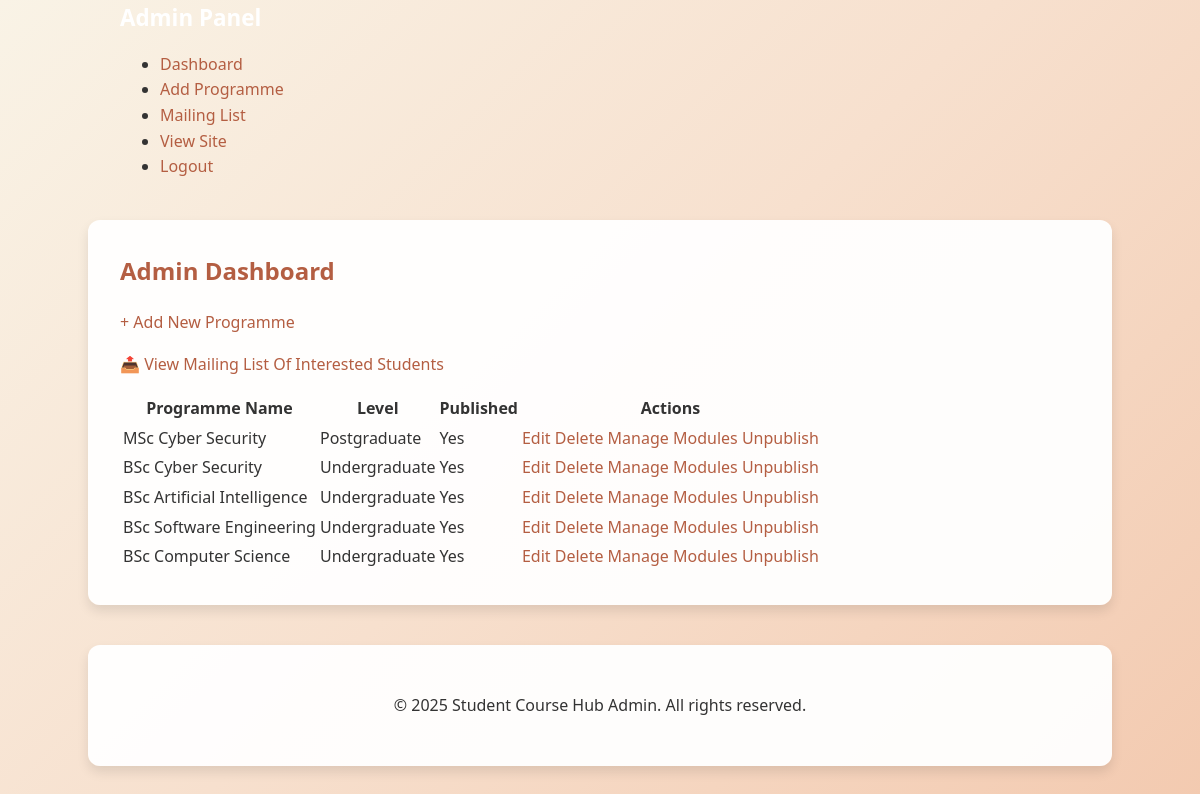
The page /index.php?page=adminDashboard (signed in) on the database its author committed.
### tables this page shows
CREATE TABLE Programmes (
    ProgrammeID INT PRIMARY KEY AUTO_INCREMENT,
    ProgrammeName VARCHAR(160) NOT NULL,
    Description TEXT,
    Image VARCHAR(255),
    LevelID INT,
    ProgrammeLeaderID INT,
    is_published TINYINT(1) NOT NULL DEFAULT 1,
    FOREIGN KEY (LevelID) REFERENCES Levels(LevelID),
    FOREIGN KEY (ProgrammeLeaderID) REFERENCES Staff(StaffID)
);

CREATE TABLE Levels (
    LevelID INT PRIMARY KEY,
    LevelName VARCHAR(50) NOT NULL
);

### app/models/controllers/AdminController.php (called while the page is built, shortened)
<?php
require_once(__DIR__ . '/../models/programme.php');
class AdminController
{
    public static function dashboard($pdo)
    {
        $programmes = Programme::all($pdo);
        include(__DIR__ . '/../views/admin/admin_dashboard.php');
    }
}

### app/models/programme.php (called while the page is built, shortened)
<?php
class Programme
{
    public static function all($pdo)
    {
        $sql = "SELECT p.ProgrammeID, p.ProgrammeName, p.Description, p.Image, p.is_published,
                   l.LevelName,
                   s.Name AS LeaderName
            FROM Programmes p
            JOIN Levels l ON p.LevelID = l.LevelID
            LEFT JOIN Staff s ON p.ProgrammeLeaderID = s.StaffID
            ORDER BY p.ProgrammeID DESC";
        $stmt = $pdo->prepare($sql);
        $stmt->execute();
        return $stmt->fetchAll(PDO::FETCH_ASSOC);
    }
}

### app/views/admin/admin_dashboard.php (the view, shortened to what this page needs)
<!DOCTYPE html>
<html lang="en">
<head>
    <link rel="stylesheet" href="assets/css/admin.css">
    <link rel="stylesheet" href="assets/css/theme.css">
</head>
<body>
    <header class="site-header">
        <div class="container">
            <div class="header-content">
                <div class="logo">
                    <a href="index.php?page=adminDashboard" style="color: white; font-weight: bold; font-size: 1.4rem; text-decoration: none;">Admin Panel</a>
                </div>
                <nav class="main-nav">
                    <ul>
                        <li><a href="index.php?page=adminDashboard" class="active">Dashboard</a></li>
                        <li><a href="index.php?page=addProgrammeForm">Add Programme</a></li>
                        <li><a href="index.php?page=mailingList">Mailing List</a></li>
                        <li><a href="index.php?page=programmes">View Site</a></li>
                        <li><a href="index.php?page=adminLogout">Logout</a></li>
                    </ul>
                </nav>
            </div>
        </div>
    </header>
    <main class="main-content">
        <div class="container">
            <h2>Admin Dashboard</h2>
            <p><a class="add-btn" href="index.php?page=addProgrammeForm">+ Add New Programme</a></p>
            <p><a class="add-btn" href="index.php?page=mailingList">📤 View Mailing List Of Interested Students</a></p>
            <table class="admin-table">
                <tr>
                    <th>Programme Name</th>
                    <th>Level</th>
                    <th>Published</th>
                    <th>Actions</th>
                </tr>
                <?php foreach ($programmes as $p): ?>
                    <tr>
                        <td><?= htmlspecialchars($p['ProgrammeName']) ?></td>
                        <td><?= htmlspecialchars($p['LevelName']) ?></td>
                        <td><?= $p['is_published'] ? 'Yes' : 'No' ?></td>
                        <td>
                            <a class="action-btn edit-btn" href="index.php?page=editProgramme&id=<?= $p['ProgrammeID'] ?>">Edit</a>
                            <a class="action-btn delete-btn" href="index.php?page=deleteProgramme&id=<?= $p['ProgrammeID'] ?>"
                                onclick="return confirm('Are you sure you want to delete this programme?');">Delete</a>
                            <a class="action-btn edit-btn" href="index.php?page=programmeModules&id=<?= $p['ProgrammeID'] ?>">Manage Modules</a>
                            <a class="action-btn edit-btn" href="index.php?page=togglePublish&id=<?= $p['ProgrammeID'] ?>"
                                onclick="return confirm('Toggle publish status for this programme?');">
                                <?= $p['is_published'] ? 'Unpublish' : 'Publish' ?>
                            </a>
                        </td>
                    </tr>
                <?php endforeach; ?>
            </table>
        </div>
    </main>
    <footer class="site-footer">
        <div class="container">
            <p>&copy; 2025 Student Course Hub Admin. All rights reserved.</p>
        </div>
    </footer>
</body>
</html>

### public/index.php (shortened to what this page needs)
<?php
require_once(__DIR__ . '/../config/db.php');
require_once(__DIR__ . '/../app/controllers/AdminController.php');
$page = $_GET['page'] ?? 'home';
switch ($page) {
    case 'adminDashboard':
        AdminController::dashboard($pdo);
        break;
}

### public/assets/css/admin.css (style rules this page uses)
body { font-family: 'Segoe UI', Tahoma, Geneva, Verdana, sans-serif; background-color: #fdf8f4; color: #333333; line-height: 1.6; }

### public/assets/css/theme.css (style rules this page uses)
body { margin: 0; padding: 0; font-family: 'Segoe UI', 'Roboto', sans-serif; color: #333333; background: linear-gradient(135deg, #f9f3e6 0%, #f7e0ce 50%, #f3cab0 100%); min-height: 100vh; }
.container { max-width: 960px; margin: 40px auto; padding: 2rem; background: rgba(255, 255, 255, 0.95); color: #333333; border-radius: 12px; box-shadow: 0 6px 12px rgba(0, 0, 0, 0.1); }
h1, h2, h3 { color: #b45e42; margin-top: 0; }
a { color: #b45e42; text-decoration: none; }
footer { text-align: center; margin-top: 2rem; color: #b45e42; }
.site-header .container { background: none; box-shadow: none; border-radius: 0; margin: 0 auto; padding: 0 20px; }

### rows shown on the page
programmes: ProgrammeName "MSc Cyber Security", LevelID.LevelName "Postgraduate", is_published "Yes"
programmes: ProgrammeName "BSc Cyber Security", LevelID.LevelName "Undergraduate", is_published "Yes"
programmes: ProgrammeName "BSc Artificial Intelligence", LevelID.LevelName "Undergraduate", is_published "Yes"
programmes: ProgrammeName "BSc Software Engineering", LevelID.LevelName "Undergraduate", is_published "Yes"
programmes: ProgrammeName "BSc Computer Science", LevelID.LevelName "Undergraduate", is_published "Yes"
